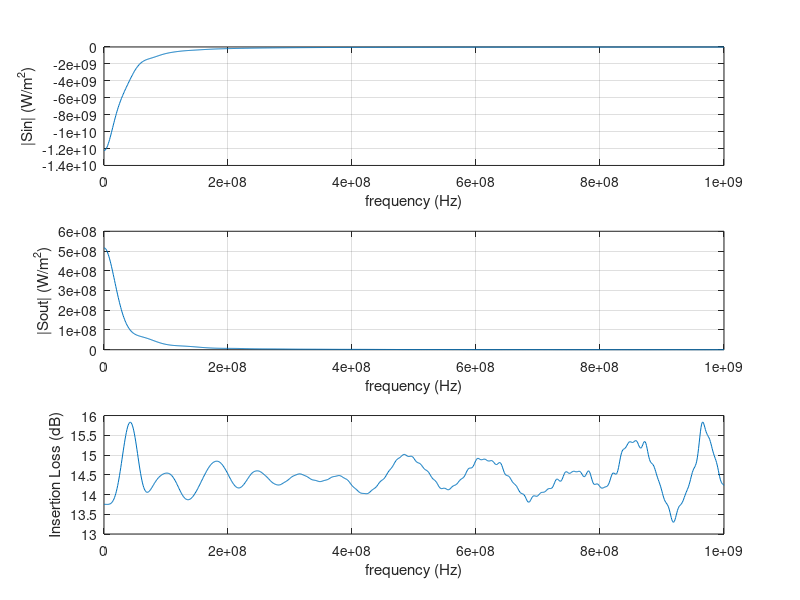

The MATLAB script that drew this image:
clc;clear all;
f=fopen('Flux.txt');
l=fgetl(f);
i=1;
while ischar(l)
    %%disp(l);
    text{i}=l;
    data{i}=sscanf(text{i},'%f , %f , %f');
    A1(i)=data{i}(1);
    A2(i)=data{i}(2);
    A3(i)=data{i}(3);
    l=fgetl(f);
    i=i+1;
end

epsr=10;
a0=1e-1;%0.1mm
c0=2.99792458e8;%Speed of Light (m/s)
f0=c0/a0;%3000GHz
t0=1/f0;%0.33e-12 (s)
mu0=4*pi*(1e-7);% (H/m)
eps0=8.854187817e-12;% (F/m)
I0=1; %(A)
E0=I0/(a0*eps0*c0);%Electric Field
D0=I0/(a0*c0);%Electric Displacement Field
B0=I0/(a0*eps0*c0*c0);%Magnetic Field
H0=I0/(a0);%Magnetizing Field
S0=(I0*I0)/(eps0*c0*a0*a0);%//Poynting Vector


hold on;

subplot(3,1,1)
%A=A2);%/max(abs(A2));%Flux_in
%B=abs(A3);%/max(abs(A2));%Flux_out
min=1001;
max=2000;
plot(A1(min:max)*f0,-A2(min:max)*S0);
%axis([0 1.5e9 0 2e9]);
ylabel('|Sin| (W/m^2)');
xlabel('frequency (Hz)');
grid('on')

subplot(3,1,2)
plot(A1(min:max)*f0,-A3(min:max)*S0);
%axis([0 1.5e9 0 3e7]);
ylabel('|Sout| (W/m^2)');
xlabel('frequency (Hz)');
grid('on')

subplot(3,1,3)
C=(10*log10(A2./A3));
plot(f0*A1(min:max),C(min:max));
%axis([0 1.5e9 10.385 10.4]);
ylabel('Insertion Loss (dB)');
xlabel('frequency (Hz)');
grid('on')

